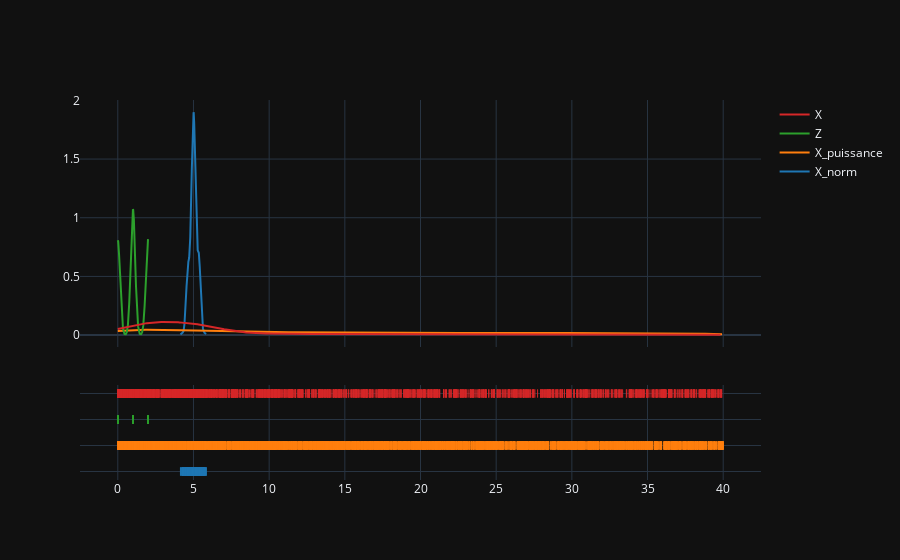

The code cell stored with this chart in its notebook:
### Code cell
test = Sinistre(settings=Settings(lambda_01=1.471e-04, lambda_02=7.786e-03, lambda_03=3.510e-2, c=0.1, u=10000, b=10, alpha=0.4, a=40, x_0=5))
test.empiricLikelihood()

### Figure 1 — Plotly figure (JSON) as saved in the notebook; plotly's stock layout.template omitted (floating-point values rounded to 4 significant figures; data arrays with more than 128 entries replaced by an {"elided": "..."} marker saying what was removed)
{"data": [{"legendgroup": "X_norm", "marker": {"color": "rgb(31, 119, 180)"}, "mode": "lines", "name": "X_norm", "showlegend": true, "type": "scatter", "x": {"elided": "500 float values"}, "xaxis": "x", "y": {"elided": "500 float values"}, "yaxis": "y"}, {"legendgroup": "X_puissance", "marker": {"color": "rgb(255, 127, 14)"}, "mode": "lines", "name": "X_puissance", "showlegend": true, "type": "scatter", "x": {"elided": "500 float values"}, "xaxis": "x", "y": {"elided": "500 float values"}, "yaxis": "y"}, {"legendgroup": "Z", "marker": {"color": "rgb(44, 160, 44)"}, "mode": "lines", "name": "Z", "showlegend": true, "type": "scatter", "x": {"elided": "500 float values"}, "xaxis": "x", "y": {"elided": "500 float values"}, "yaxis": "y"}, {"legendgroup": "X", "marker": {"color": "rgb(214, 39, 40)"}, "mode": "lines", "name": "X", "showlegend": true, "type": "scatter", "x": {"elided": "500 float values"}, "xaxis": "x", "y": {"elided": "500 float values"}, "yaxis": "y"}, {"legendgroup": "X_norm", "marker": {"color": "rgb(31, 119, 180)", "symbol": "line-ns-open"}, "mode": "markers", "name": "X_norm", "showlegend": false, "type": "scatter", "x": {"elided": "4000 float values"}, "xaxis": "x", "y": {"elided": "4000 str values"}, "yaxis": "y2"}, {"legendgroup": "X_puissance", "marker": {"color": "rgb(255, 127, 14)", "symbol": "line-ns-open"}, "mode": "markers", "name": "X_puissance", "showlegend": false, "type": "scatter", "x": {"elided": "4000 float values"}, "xaxis": "x", "y": {"elided": "4000 str values"}, "yaxis": "y2"}, {"legendgroup": "Z", "marker": {"color": "rgb(44, 160, 44)", "symbol": "line-ns-open"}, "mode": "markers", "name": "Z", "showlegend": false, "type": "scatter", "x": {"elided": "4000 int values"}, "xaxis": "x", "y": {"elided": "4000 str values"}, "yaxis": "y2"}, {"legendgroup": "X", "marker": {"color": "rgb(214, 39, 40)", "symbol": "line-ns-open"}, "mode": "markers", "name": "X", "showlegend": false, "type": "scatter", "x": {"elided": "4000 float values"}, "xaxis": "x", "y": {"elided": "4000 str values"}, "yaxis": "y2"}], "layout": {"barmode": "overlay", "hovermode": "closest", "legend": {"traceorder": "reversed"}, "xaxis": {"anchor": "y2", "domain": [0, 1], "zeroline": false}, "yaxis": {"anchor": "free", "domain": [0.35, 1], "position": 0}, "yaxis2": {"anchor": "x", "domain": [0, 0.25], "dtick": 1, "showticklabels": false}}}
